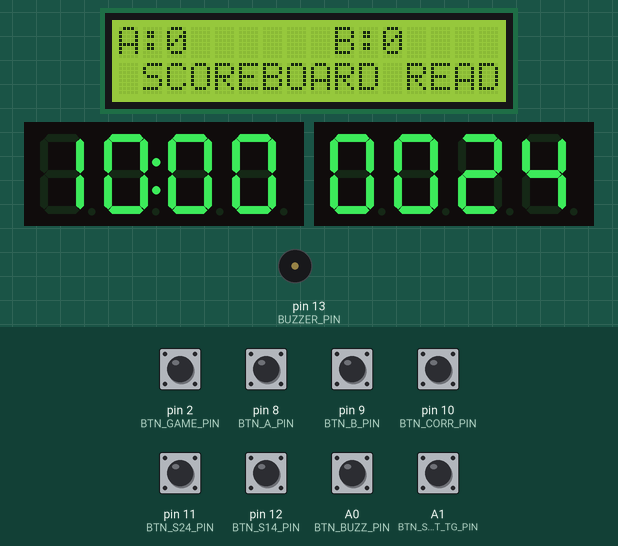
Recording of a sketch running on a simulated Arduino Uno, built with avr-gcc and run on an emulated ATmega328P. Parts: 16×2 character LCD, 2 × 4-digit seven-segment display, buzzer (waves = sounding). The test bench sets the inputs (shaded band); at power-on: A0 (BTN_BUZZ_PIN), A1 (BTN_SHOT_TG_PIN), pin 2 (BTN_GAME_PIN), pin 8 (BTN_A_PIN), pin 9 (BTN_B_PIN), pin 10 (BTN_CORR_PIN), pin 11 (BTN_S24_PIN), pin 12 (BTN_S14_PIN) HIGH.

Above: at 1.6 s.
1.7 s: A0 (BTN_BUZZ_PIN) pulled LOW for 0.15 s
At 1.77 s:
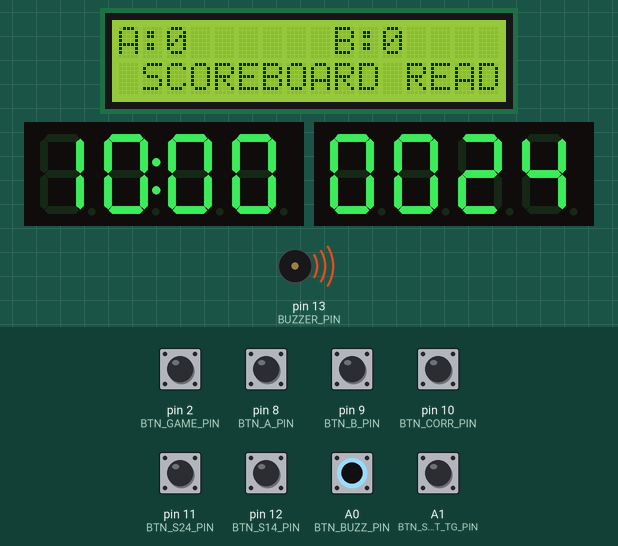
3.3 s: pin 2 (BTN_GAME_PIN) pulled LOW for 0.15 s
At 4.8 s:
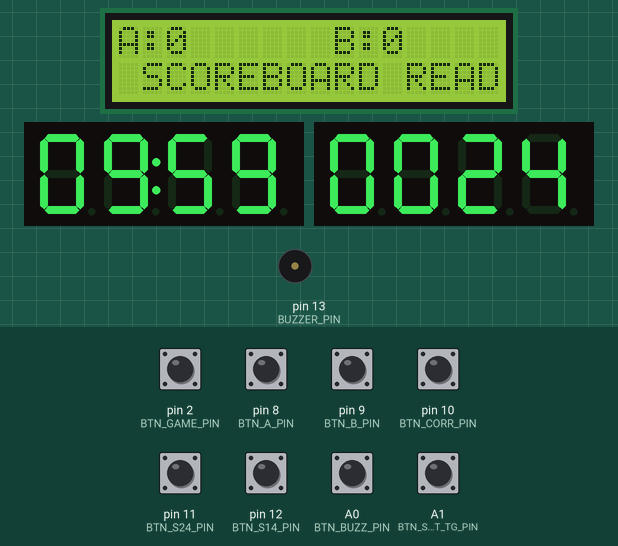
6.4 s: pin 8 (BTN_A_PIN) pulled LOW for 0.15 s
At 7.8 s:
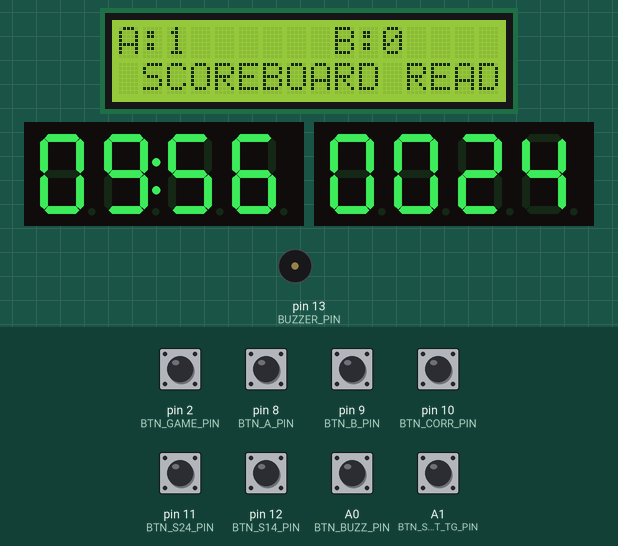
9.5 s: pin 9 (BTN_B_PIN) pulled LOW for 0.15 s
At 10.7 s:
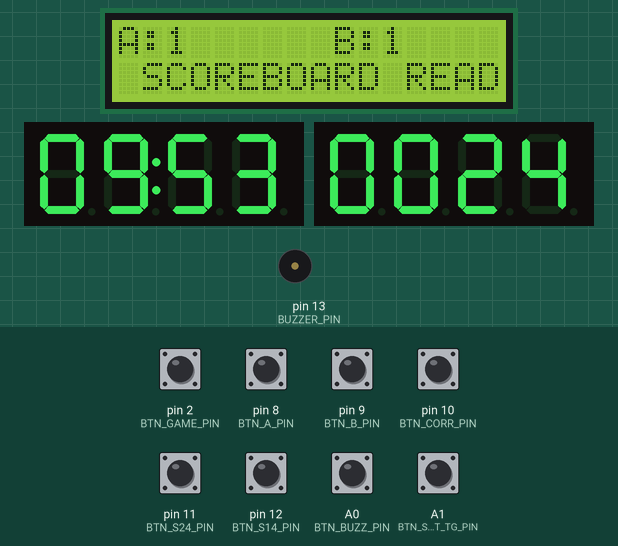
12.5 s: pin 12 (BTN_S14_PIN) pulled LOW for 0.15 s
At 15.4 s:
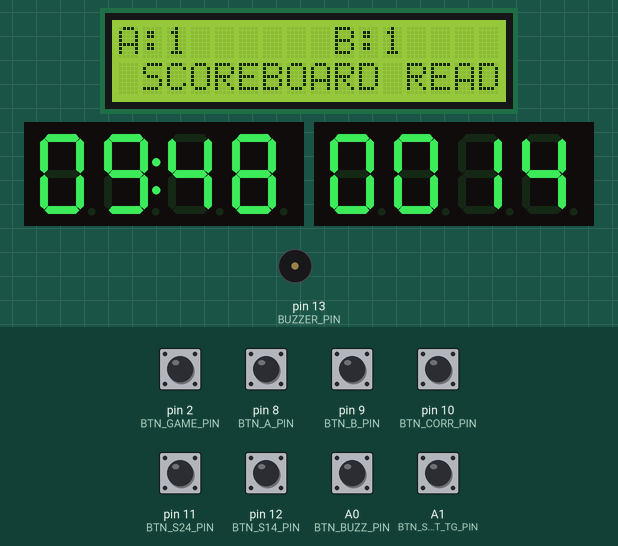
15.5 s: pin 11 (BTN_S24_PIN) pulled LOW for 0.15 s
At 17.8 s:
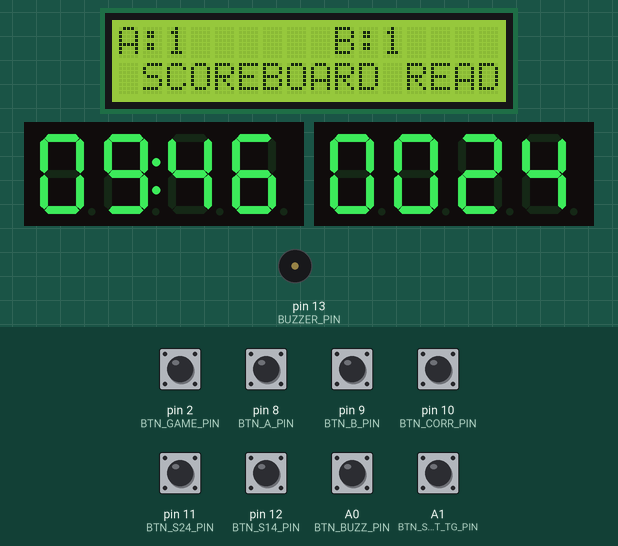
Timing chart, 0 to 19.3 s (numbered marks = the images above; inputs shaded):
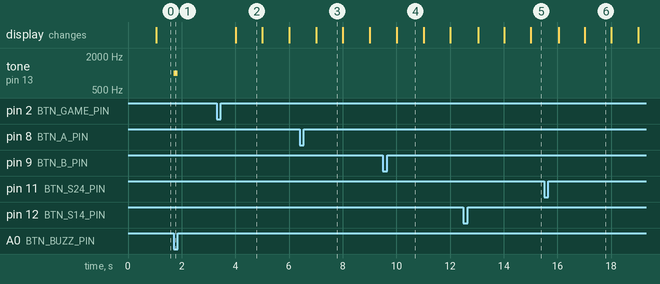

Measured:
- after the input at 1.7 s, tone on pin 13 (BUZZER_PIN): silent → 1000 Hz at once, → silent 0.15 s later
- after the input at 3.3 s, the display: changes after 0.71 s (image 2)
- what the display in image 4 shows lasts 1.0 s, from 10.0 s to 11.0 s

The sketch:

tabela_baschet.ino
```cpp
#include <TM1637Display.h>
#include <Wire.h>
#include <LiquidCrystal_I2C.h>

#define CLK_MAIN_PIN 4
#define DIO_MAIN_PIN 5
#define CLK_SHOT_PIN 6
#define DIO_SHOT_PIN 7
#define BUZZER_PIN 13

#define BTN_A_PIN 8
#define BTN_B_PIN 9
#define BTN_CORR_PIN 10
#define BTN_S24_PIN 11
#define BTN_S14_PIN 12
#define BTN_BUZZ_PIN A0
#define BTN_SHOT_TG_PIN A1

#define BTN_GAME_PIN 2

TM1637Display gameDisp(CLK_MAIN_PIN, DIO_MAIN_PIN);
TM1637Display shotDisp(CLK_SHOT_PIN, DIO_SHOT_PIN);
LiquidCrystal_I2C lcd(0x27, 16, 2);

volatile bool gameRunning = false;
bool shotRunning = false;

volatile int gameSeconds = 600;
int shotSeconds = 24;

int scoreA = 0;
int scoreB = 0;

unsigned long lastButtonTime = 0;
unsigned long lastTick = 0;

int starePB8 = 0;
int starePB9 = 0;


static bool wasManualBuzz = false; //used to not cut off an auto-triggered tone

void toggleGameTimer() {
  if (gameSeconds == 0 && !gameRunning) {
    gameSeconds = 600;
    shotSeconds=24;
    return;
  }
  gameRunning = !gameRunning;
}

void setup() {

  pinMode(BUZZER_PIN, OUTPUT);
  pinMode(BTN_A_PIN, INPUT_PULLUP);
  pinMode(BTN_B_PIN, INPUT_PULLUP);
  pinMode(BTN_CORR_PIN, INPUT_PULLUP);
  pinMode(BTN_S24_PIN, INPUT_PULLUP);
  pinMode(BTN_S14_PIN, INPUT_PULLUP);
  pinMode(BTN_BUZZ_PIN, INPUT_PULLUP);
  pinMode(BTN_SHOT_TG_PIN, INPUT_PULLUP);

  //external interrupt
  pinMode(BTN_GAME_PIN, INPUT_PULLUP);
  attachInterrupt(digitalPinToInterrupt(BTN_GAME_PIN), toggleGameTimer, FALLING);

  gameDisp.setBrightness(7);
  shotDisp.setBrightness(7);
  lcd.init();
  lcd.backlight();

  lcd.setCursor(0, 1);
  lcd.print(" SCOREBOARD READY ");
}

void loop() {
  unsigned long now = millis();

  bool pressA = (digitalRead(BTN_A_PIN) == LOW);
  bool pressB = (digitalRead(BTN_B_PIN) == LOW);
  bool pressCor = (digitalRead(BTN_CORR_PIN) == LOW);
  bool press24 = (digitalRead(BTN_S24_PIN) == LOW);
  bool press14 = (digitalRead(BTN_S14_PIN) == LOW);

  bool manualBuzz = (digitalRead(BTN_BUZZ_PIN) == LOW);
  bool pressShotT = (digitalRead(BTN_SHOT_TG_PIN) == LOW);

  if (manualBuzz) {
    tone(BUZZER_PIN, 1000);
    wasManualBuzz = true;
  } else if (wasManualBuzz) {
    noTone(BUZZER_PIN);
    wasManualBuzz = false;
  }

  unsigned long elapsed = now - lastButtonTime;

  if (elapsed > 200) {
    bool actionTaken = false;

    if (pressA) {
      if (starePB8 == 0) {
        starePB8 = 1;
        if (pressCor) scoreA = (scoreA > 0) ? scoreA - 1 : 0;
        else scoreA++;
        actionTaken = true;
      }
    } else {
      starePB8 = 0;
    }

    if (pressB) {
      if (starePB9 == 0) {
        starePB9 = 1;
        if (pressCor) scoreB = (scoreB > 0) ? scoreB - 1 : 0;
        else scoreB++;
        actionTaken = true;
      }
    } else {
      starePB9 = 0;
    }

    if (pressShotT) {
      shotRunning = !shotRunning;
      actionTaken = true;
    }

    if (press24) {
      shotSeconds = 24;
      actionTaken = true;
    }

    if (press14) {
      shotSeconds = 14;
      actionTaken = true;
    }

    if (actionTaken) {
      lastButtonTime = now;
    }
  }

  if (now - lastTick >= 1000) {
    lastTick = now;

    if (gameRunning && gameSeconds > 0) {
      gameSeconds--;
      if (gameSeconds == 0) {
        gameRunning=false;
        for (int i = 0; i < 3; i++) {
          tone(BUZZER_PIN, 2000, 150);
          delay(250);
        }
      }
    }

    if (shotRunning && shotSeconds > 0) {
      shotSeconds--;
      if (shotSeconds == 0) {
        tone(BUZZER_PIN, 2000, 1000);
      }
    }

    lcd.setCursor(0, 0);
    lcd.print("A:");
    lcd.print(scoreA);
    lcd.print(" ");
    lcd.setCursor(9, 0);
    lcd.print("B:");
    lcd.print(scoreB);
    lcd.print(" ");

    int mm = gameSeconds / 60;
    int ss = gameSeconds % 60;
    gameDisp.showNumberDecEx(mm * 100 + ss, 0b01000000, true);

    shotDisp.showNumberDec(shotSeconds, true);
  }
}
```
